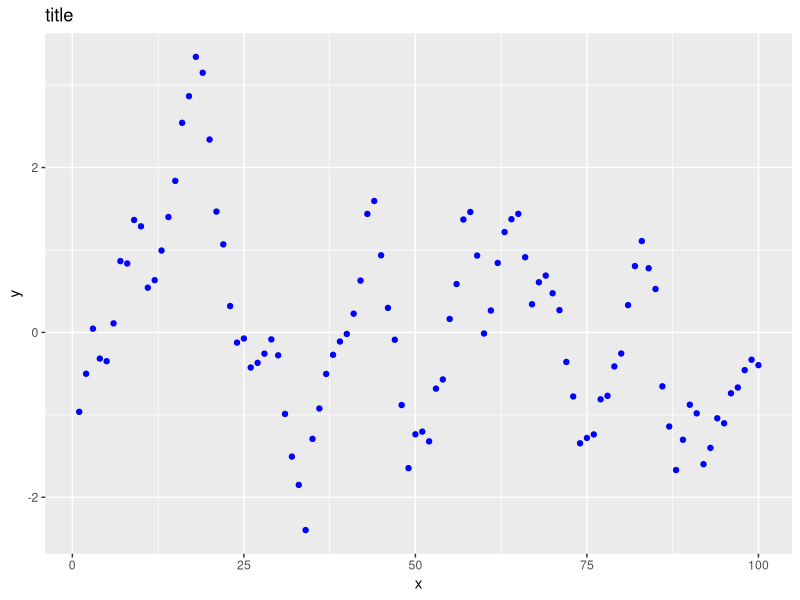

Write R code to recreate this figure.
library("ggplot2")

TIMES = 100
size = TIMES + 3
sigma = 1
phi = 3 / 10

data = c(0.58, -1.34, 0.61)
points = c(11.2, 51.8, 81.4)

t = 1:TIMES
t = c(t, points)

H = abs( matrix(1, size, 1) %*% t - t %*% matrix(1, 1, size) )
S = sigma * sigma * exp( -phi * H )

Lt = chol(S)
L = t(Lt)

# the new expectation and variance based on the data
S_a = S[1:(size - 3), 1:(size - 3)]
S_ab = S[1:(size - 3),(size - 2):size]
S_ba = S[(size - 2):size, 1:(size - 3)]
S_b = S[(size - 2):size,(size - 2):size]

my = S_ab %*% solve(S_b, data)
var = S_a - S_ab %*% solve(S_b) %*% S_ba

main = function() {
  
  # drawing 100 simulations
  z = rnorm(TIMES, 0, 1)
  x = my + var %*% z
  t = t[1:TIMES]
  df = data.frame(t, x)
  p = ggplot() + geom_point(data = df, aes(t, x), color = "blue")
  print(p + labs(title = "title", x = "x", y = "y"))
}

main()


